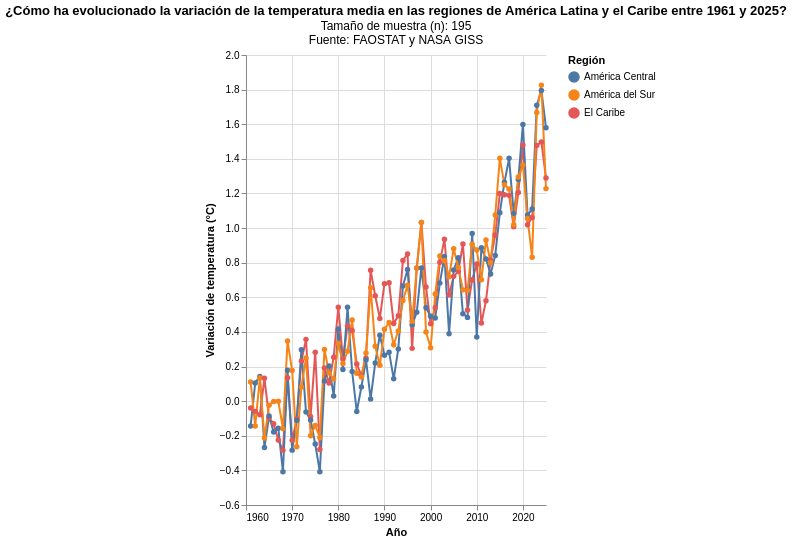

Vega-Lite specification stored for this chart:
### Vega-Lite specification from a JSON file in a GitHub repository (floating-point values rounded to 4 significant figures; data arrays with more than 128 entries replaced by an {"elided": "..."} marker saying what was removed)
{"config": {"view": {"continuousWidth": 300, "continuousHeight": 300, "stroke": null}, "axis": {"grid": true}}, "data": {"name": "data-e695950d2a4c669ad6ab17c83e57a8f4"}, "mark": {"type": "line", "point": true}, "encoding": {"color": {"field": "País__ESTANDAR", "scale": {"scheme": "tableau10"}, "title": "Región", "type": "nominal"}, "order": {"field": "Años__ESTANDAR", "type": "quantitative"}, "tooltip": [{"field": "País__ESTANDAR", "title": "Región", "type": "nominal"}, {"field": "Años__ESTANDAR", "format": "d", "title": "Año", "type": "quantitative"}, {"field": "value", "title": "Variación (°C)", "type": "quantitative"}], "x": {"axis": {"format": "d"}, "field": "Años__ESTANDAR", "title": "Año", "type": "quantitative"}, "y": {"field": "value", "title": "Variación de temperatura (°C)", "type": "quantitative"}}, "height": 450, "title": {"text": "¿Cómo ha evolucionado la variación de la temperatura media en las regiones de América Latina y el Caribe entre 1961 y 2025?", "subtitle": ["Tamaño de muestra (n): 195", "Fuente: FAOSTAT y NASA GISS"]}, "width": "container", "$schema": "https://vega.github.io/schema/vega-lite/v6.4.1.json", "datasets": {"data-e695950d2a4c669ad6ab17c83e57a8f4": {"elided": "195 records"}}}
